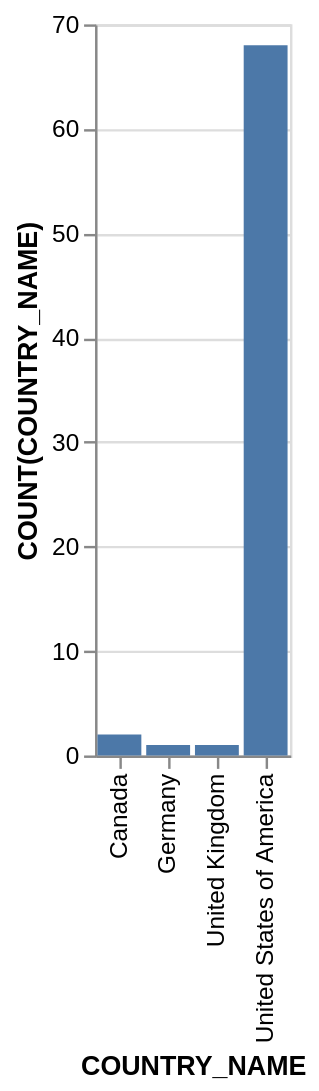

Specify this chart in Vega-Lite:
### Vega-Lite specification from a JSON file in a GitHub repository (floating-point values rounded to 4 significant figures)
{"data": {"values": [{"x_data": "Canada", "y_data": 2}, {"x_data": "Germany", "y_data": 1}, {"x_data": "United Kingdom", "y_data": 1}, {"x_data": "United States of America", "y_data": 68}]}, "mark": "bar", "encoding": {"x": {"field": "x_data", "type": "nominal", "title": "COUNTRY_NAME", "sort": "ascending"}, "y": {"field": "y_data", "type": "quantitative", "title": "COUNT(COUNTRY_NAME)"}}}
